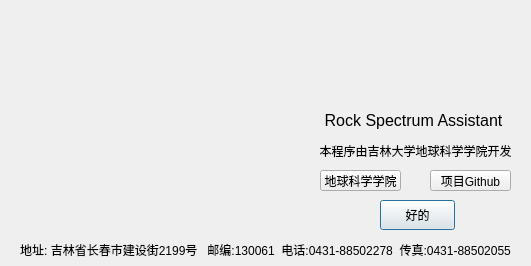
<?xml version="1.0" encoding="UTF-8"?>
<ui version="4.0">
 <class>aboutDialog</class>
 <widget class="QDialog" name="aboutDialog">
  <property name="geometry">
   <rect>
    <x>0</x>
    <y>0</y>
    <width>531</width>
    <height>266</height>
   </rect>
  </property>
  <property name="minimumSize">
   <size>
    <width>531</width>
    <height>266</height>
   </size>
  </property>
  <property name="maximumSize">
   <size>
    <width>531</width>
    <height>266</height>
   </size>
  </property>
  <property name="font">
   <font>
    <family>Microsoft YaHei UI</family>
   </font>
  </property>
  <property name="windowTitle">
   <string>关于</string>
  </property>
  <property name="windowIcon">
   <iconset resource="apprcc.qrc">
    <normaloff>:/image/JLUgeo.ico</normaloff>:/image/JLUgeo.ico</iconset>
  </property>
  <widget class="QPushButton" name="closeButton">
   <property name="geometry">
    <rect>
     <x>380</x>
     <y>200</y>
     <width>75</width>
     <height>30</height>
    </rect>
   </property>
   <property name="font">
    <font>
     <family>Microsoft YaHei UI</family>
    </font>
   </property>
   <property name="text">
    <string>好的</string>
   </property>
  </widget>
  <widget class="QLabel" name="picturelabel">
   <property name="geometry">
    <rect>
     <x>0</x>
     <y>0</y>
     <width>284</width>
     <height>229</height>
    </rect>
   </property>
   <property name="text">
    <string/>
   </property>
   <property name="pixmap">
    <pixmap resource="apprcc.qrc">:/image/鸽子楼.png</pixmap>
   </property>
   <property name="scaledContents">
    <bool>true</bool>
   </property>
   <property name="alignment">
    <set>Qt::AlignCenter</set>
   </property>
  </widget>
  <widget class="QLabel" name="geoicolabel">
   <property name="geometry">
    <rect>
     <x>360</x>
     <y>0</y>
     <width>100</width>
     <height>100</height>
    </rect>
   </property>
   <property name="text">
    <string/>
   </property>
   <property name="pixmap">
    <pixmap resource="apprcc.qrc">:/image/院标(兰)xiao.png</pixmap>
   </property>
   <property name="scaledContents">
    <bool>true</bool>
   </property>
   <property name="alignment">
    <set>Qt::AlignCenter</set>
   </property>
  </widget>
  <widget class="QLabel" name="textlabel">
   <property name="geometry">
    <rect>
     <x>320</x>
     <y>140</y>
     <width>191</width>
     <height>21</height>
    </rect>
   </property>
   <property name="font">
    <font>
     <family>Microsoft YaHei UI</family>
     <underline>false</underline>
     <strikeout>false</strikeout>
    </font>
   </property>
   <property name="text">
    <string>本程序由吉林大学地球科学学院开发</string>
   </property>
   <property name="scaledContents">
    <bool>false</bool>
   </property>
   <property name="alignment">
    <set>Qt::AlignCenter</set>
   </property>
  </widget>
  <widget class="QLabel" name="addresslabel">
   <property name="geometry">
    <rect>
     <x>10</x>
     <y>240</y>
     <width>511</width>
     <height>20</height>
    </rect>
   </property>
   <property name="font">
    <font>
     <family>Microsoft YaHei UI</family>
    </font>
   </property>
   <property name="text">
    <string>地址: 吉林省长春市建设街2199号   邮编:130061  电话:0431-88502278  传真:0431-88502055</string>
   </property>
   <property name="alignment">
    <set>Qt::AlignCenter</set>
   </property>
  </widget>
  <widget class="QLabel" name="RSAtextlabel">
   <property name="geometry">
    <rect>
     <x>318</x>
     <y>110</y>
     <width>191</width>
     <height>20</height>
    </rect>
   </property>
   <property name="font">
    <font>
     <family>Microsoft YaHei UI</family>
     <pointsize>12</pointsize>
    </font>
   </property>
   <property name="text">
    <string>Rock Spectrum Assistant</string>
   </property>
   <property name="alignment">
    <set>Qt::AlignCenter</set>
   </property>
  </widget>
  <widget class="QPushButton" name="geowebsiteButton">
   <property name="geometry">
    <rect>
     <x>320</x>
     <y>170</y>
     <width>81</width>
     <height>21</height>
    </rect>
   </property>
   <property name="text">
    <string>地球科学学院</string>
   </property>
  </widget>
  <widget class="QPushButton" name="projectgituhubButton">
   <property name="geometry">
    <rect>
     <x>430</x>
     <y>170</y>
     <width>81</width>
     <height>21</height>
    </rect>
   </property>
   <property name="text">
    <string>项目Github</string>
   </property>
  </widget>
 </widget>
 <resources>
  <include location="apprcc.qrc"/>
  <include location="apprcc.qrc"/>
 </resources>
 <connections/>
</ui>
